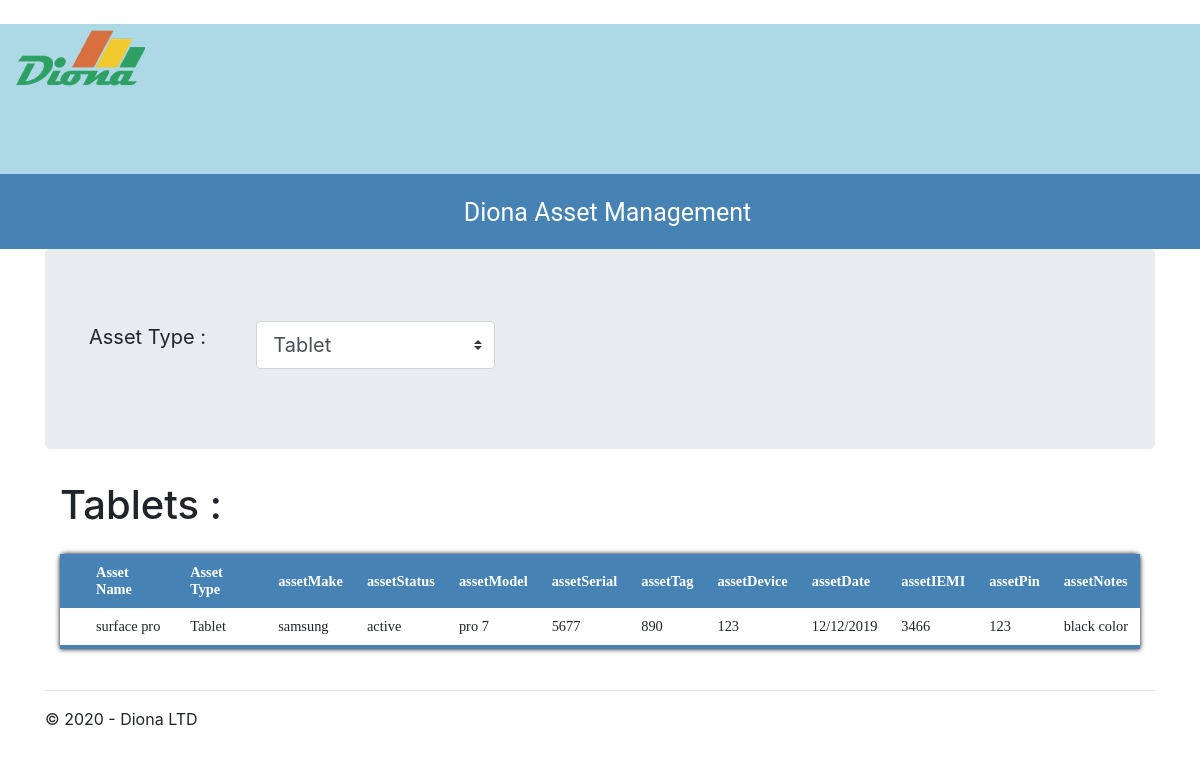
/userview/tablet, run on the app's committed database.
### tables this page shows
CREATE TABLE `Asset` (
                                            `asset_id` integer,
                                            `assetType_id` integer NOT NULL,
                                            `asset_name` TEXT NOT NULL,
                                            PRIMARY KEY (`asset_id`)
                                            FOREIGN KEY (`assetType_id`) REFERENCES `AssetType` (`assetType_id`));

CREATE TABLE `AssetType` (
                                            `assetType_id` integer,
                                            `assetType_name` TEXT NOT NULL,
                                            PRIMARY KEY (`assetType_id`));

### EX1/views.py (the view)
@app.route('/userview/tablet')
def tablet():
        types = dbHandler.getAllAssetType()
        conn = sqlite3.connect(r"diona.db")
        cur = conn.cursor()
        name_types = cur.execute("SELECT a.asset_name , t.assetType_name, GROUP_CONCAT(d.key_value) FROM AssetDetails d, AssetType t INNER JOIN Asset a on a.asset_id = d.asset_id AND a.assetType_id = t.assetType_id WHERE t.assetType_name = 'Tablet' GROUP BY a.asset_id")
        rows = name_types.fetchall()
        results = [0 for x in range(len(rows))]
        for x in range(len(rows)):
            results[x] = rows[x][2].split(',')
        cur2 = conn.cursor()
        details_keys = cur2.execute("SELECT a.asset_name, GROUP_CONCAT(d.key_name) FROM AssetDetails d, AssetType t INNER JOIN Asset a on a.asset_id = d.asset_id AND a.assetType_id = t.assetType_id WHERE t.assetType_name = 'Tablet' GROUP BY a.asset_id")
        return render_template('userview_tablet.html',
                                title='User View',
                                rows = rows,
                                res = results,
                                keys = details_keys.fetchall()[0][1].split(','),
                                type = types,
                                year=datetime.now().year)

### EX1/models.py (called while the page is built)
def create_connection(db_file):
    conn = None
    try:
        conn = sqlite3.connect(db_file)
    except Error as e:
        print(e)
    return conn

def getAllAssetType():
    con = create_connection("diona.db")
    try:
        with con:
            cur = con.cursor()
            cur.execute("SELECT DISTINCT assetType_name FROM AssetType")
            rows = cur.fetchall()
            return rows
    except sqlite3.IntegrityError:
        print ("couldn't add data")
    con.close()

### EX1/templates/userview_tablet.html
﻿{% extends "layout_user.html" %}
{% block content %}
<div class="jumbotron">
    <div class=" row ">
        <div class="col-2">
            <label class="col-form-label col-form-label-lg" for="searchBox1">Asset Type : </label>
        </div>
        <div class="col-3">
            <select class="custom-select custom-select-lg mb-3" id="searchBox1" onchange="location = this.value;">
                {% for value in type: %}
                {% if value[0] == 'Tablet' %}
                <option value="{{ url_for('tablet') }}" selected>{{ value[0]}} </option>
                {% elif value[0] == 'Mobile Phone'%}
                <option value="{{ url_for('mobile') }}">{{ value[0]}} </option>
                {% elif value[0] == 'Laptop'%}
                <option value="{{ url_for('laptop') }}">{{ value[0]}} </option>
                {% else %}
                <option value="{{ url_for('userview') }}" disabled>{{ value[0]}} </option>
                {% endif %}
                {% endfor %}
            </select>
        </div>
    </div>
</div>
<div class="container" style="overflow-x:auto;">
    <h1>Tablets :</h1>
    <table class="view-table">
        <thead>
            <tr>
                <th scope="row"> </th>
                <th> Asset Name </th>
                <th> Asset Type </th>
                {%  for x in keys: %}
                <th> {{ x }} </th>
                {% endfor %}
            </tr>
        </thead>
        {%  for row in range(rows|length): %}
        <tbody>
            <tr>
                <th scope="row"></th>
                <td>{{ rows[row][0] }}</td>
                <td>{{ rows[row][1] }}</td>
                {%  for x in res[row]: %}
                <td>{{ x }}</td>
                {% endfor %}
            </tr>
        </tbody>
        {% endfor %}
    </table>
</div>
{% endblock %}

### EX1/static/styles.css (style rules this page uses)
.row:after { content: ""; display: table; clear: both; }
label { padding-top: 12px; padding-right: 12px; padding-left: 12px; display: inline-block; }
input[type= text], select, textarea { width: 100%; padding: 12px; margin: 8px 0; display: inline-block; border: 1px solid #ccc; border-radius: 4px; box-sizing: border-box; resize: vertical; }
.view-table { border-collapse: collapse; margin: 25px 0px; font-size: 0.9em; min-width: 400px; border-radius: 5px 5px 0 0; box-shadow: 0 0 5px rgba(0, 0, 0, 15); font-family: Calibri; }
.view-table thead tr { background-color: #4682B4; color: white; font-weight: bold; }
.view-table thead th { text-align: left; }
.view-table th, .view-table td { padding: 10px 12px; }
.view-table tbody tr { border-bottom: 1px solid #dddddd; }
.view-table tbody:last-of-type { border-bottom: 4px solid #4682B4; }
.view-table tbody { background-color: #f3f3f3; }
.view-table tbody:nth-child(2n) { background-color: white; }

### data on the page
AssetType: assetType_name "Tablet", x "samsung" "active" "pro 7" "5677" "890" "123" "12/12/2019" "3466" "123" "black color"
Asset: asset_name "surface pro"

### other printed values
{{ x }} "assetMake" "assetStatus" "assetModel" "assetSerial" "assetTag" "assetDevice" "assetDate" "assetIEMI" "assetPin" "assetNotes"
form field value "Tablet"
